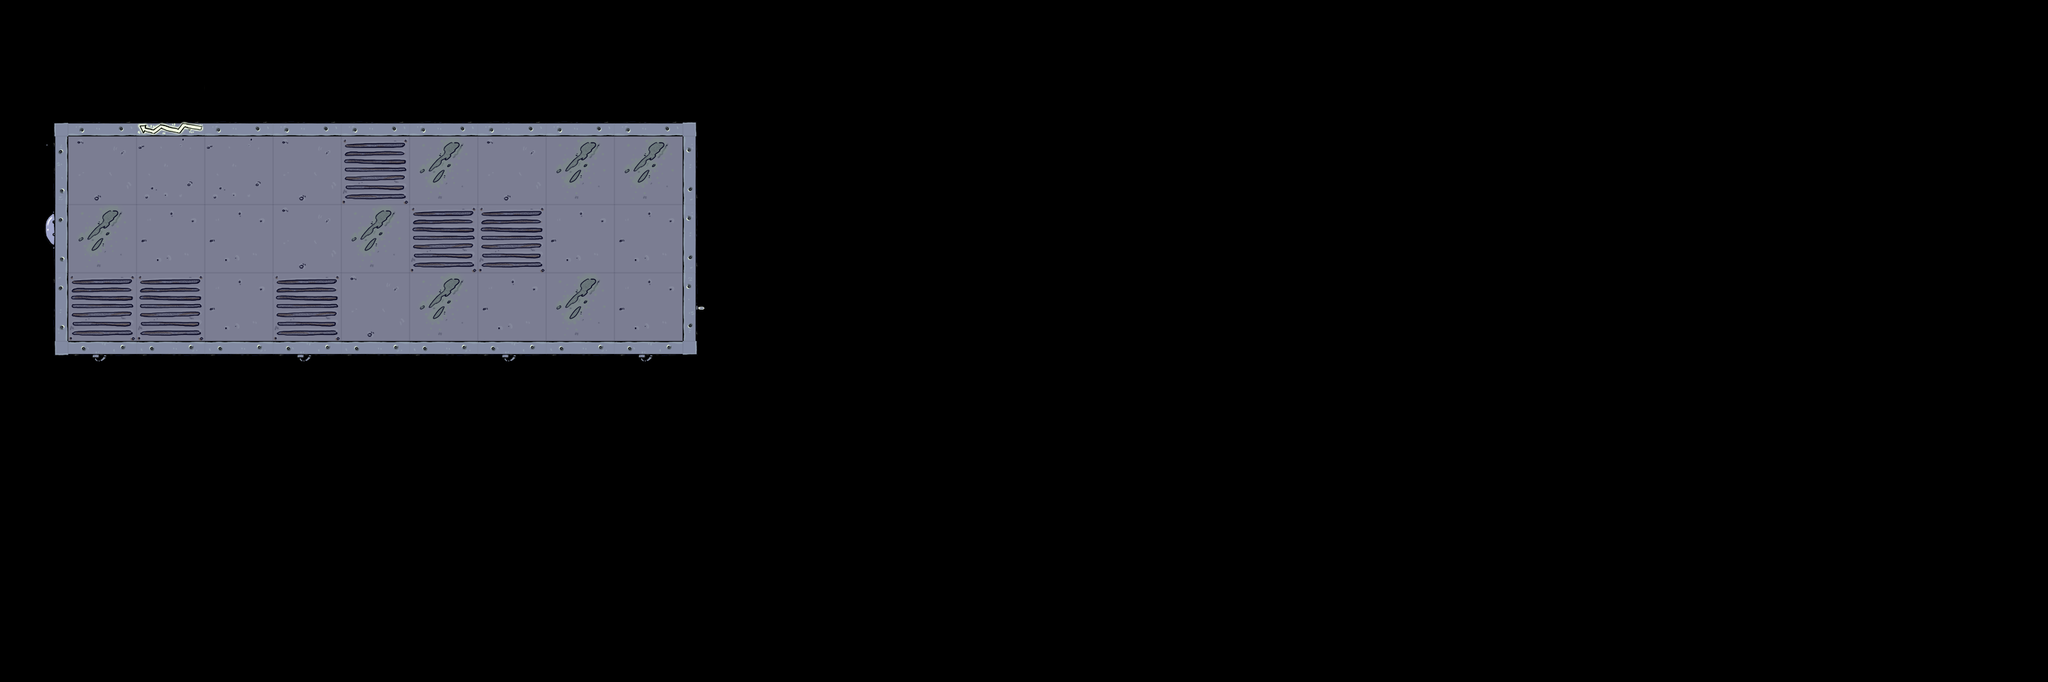

A level layout from a 2D game, rendered from its tile map. Below: a short description, then the map file with its tile-grid data intact:
An orthogonal 30x10 tile map with 100x100 px tiles, 2 tile layers (Spaceship, Darkness), 2 tilesets and 3 objects (Player, Container, VictimV).

<map version="1.0" orientation="orthogonal" renderorder="right-down" width="30" height="10" tilewidth="100" tileheight="100" nextobjectid="15">
 <tileset firstgid="1" name="tiles" tilewidth="100" tileheight="100" tilecount="50">
  <image source="../../game/assets/maps/tiles/tiles.png" width="5021" height="100" />
  <terraintypes>
   <terrain name="Grippy" tile="-1" />
  </terraintypes>
  <tile id="0" terrain=",0,,0" />
  <tile id="1" terrain=",0,,0" />
  <tile id="2" terrain=",0,,0" />
  <tile id="3" terrain=",0,,0" />
  <tile id="4" terrain=",0,,0" />
  <tile id="5" terrain=",,0,0" />
  <tile id="6" terrain="0,,0," />
  <tile id="7" terrain="0,0,," />
  <tile id="8" terrain="0,0,,0" />
  <tile id="11" terrain="0,0,," />
  <tile id="12" terrain="0,,0," />
  <tile id="13" terrain=",0,,0" />
  <tile id="15" terrain="0,,0,0" />
  <tile id="16" terrain=",0,0,0" />
  <tile id="17" terrain="0,0,0," />
  <tile id="18" terrain=",0,," probability="0.5" />
  <tile id="19" terrain=",,,0" probability="0.5" />
  <tile id="20" terrain=",,0," />
  <tile id="21" terrain="0,,," />
  <tile id="40" terrain="0,0,0,0" />
  <tile id="41" terrain="0,0,0,0" />
  <tile id="42" terrain="0,0,0,0" />
  <tile id="43" terrain="0,0,0,0" />
  <tile id="44" terrain="0,0,0,0" />
 </tileset>
 <tileset firstgid="51" name="darkness" tilewidth="100" tileheight="100" tilecount="1">
  <image source="../../game/assets/maps/tiles/darkness.png" width="100" height="100" />
 </tileset>
 <layer name="Spaceship" width="30" height="10">
  <data encoding="csv">
0,0,0,0,0,0,0,0,0,0,0,0,0,0,0,0,0,0,0,0,0,0,0,0,0,0,0,0,0,0,
20,6,28,6,6,6,6,6,6,6,21,0,0,0,0,0,0,0,0,0,0,0,0,0,0,0,0,0,0,0,
3,43,44,44,43,41,42,43,42,42,7,0,0,0,0,0,0,0,0,0,0,0,0,0,0,0,0,0,0,0,
1,42,45,45,43,42,41,41,45,45,7,0,0,0,0,0,0,0,0,0,0,0,0,0,0,0,0,0,0,0,
5,41,41,45,41,43,42,45,42,45,13,0,0,0,0,0,0,0,0,0,0,0,0,0,0,0,0,0,0,0,
19,12,8,8,12,8,8,12,8,12,22,0,0,0,0,0,0,0,0,0,0,0,0,0,0,0,0,0,0,0,
0,0,0,0,0,0,0,0,0,0,0,0,0,0,0,0,0,0,0,0,0,0,0,0,0,0,0,0,0,0,
0,0,0,0,0,0,0,0,0,0,0,0,0,0,0,0,0,0,0,0,0,0,0,0,0,0,0,0,0,0,
0,0,0,0,0,0,0,0,0,0,0,0,0,0,0,0,0,0,0,0,0,0,0,0,0,0,0,0,0,0,
0,0,0,0,0,0,0,0,0,0,0,0,0,0,0,0,0,0,0,0,0,0,0,0,0,0,0,0,0,0
</data>
 </layer>
 <layer name="Darkness" width="30" height="10">
  <data encoding="csv">
0,0,0,0,0,0,0,0,0,0,0,0,0,0,0,0,0,0,0,0,0,0,0,0,0,0,0,0,0,0,
0,0,0,0,0,0,0,0,0,0,0,0,0,0,0,0,0,0,0,0,0,0,0,0,0,0,0,0,0,0,
0,51,51,51,51,51,51,51,51,51,0,0,0,0,0,0,0,0,0,0,0,0,0,0,0,0,0,0,0,0,
0,51,51,51,51,51,51,51,51,51,0,0,0,0,0,0,0,0,0,0,0,0,0,0,0,0,0,0,0,0,
0,51,51,51,51,51,51,51,51,51,0,0,0,0,0,0,0,0,0,0,0,0,0,0,0,0,0,0,0,0,
0,0,0,0,0,0,0,0,0,0,0,0,0,0,0,0,0,0,0,0,0,0,0,0,0,0,0,0,0,0,
0,0,0,0,0,0,0,0,0,0,0,0,0,0,0,0,0,0,0,0,0,0,0,0,0,0,0,0,0,0,
0,0,0,0,0,0,0,0,0,0,0,0,0,0,0,0,0,0,0,0,0,0,0,0,0,0,0,0,0,0,
0,0,0,0,0,0,0,0,0,0,0,0,0,0,0,0,0,0,0,0,0,0,0,0,0,0,0,0,0,0,
0,0,0,0,0,0,0,0,0,0,0,0,0,0,0,0,0,0,0,0,0,0,0,0,0,0,0,0,0,0
</data>
 </layer>
 <objectgroup name="Objects">
  <object id="1" name="Player" x="100" y="300" width="100" height="100" />
  <object id="6" name="Container" x="800" y="300" width="100" height="100" />
  <object id="14" name="VictimV" x="300" y="300" width="100" height="100" />
 </objectgroup>
</map>
